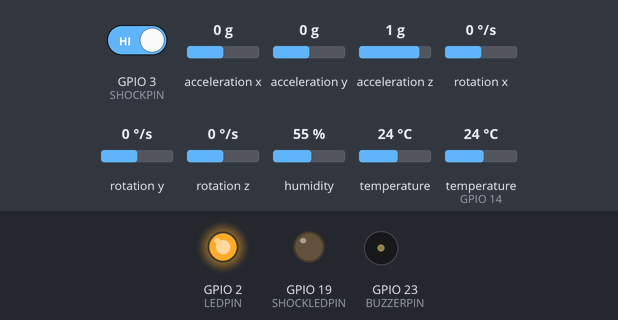
The program below on a simulated ESP32. Parts: output pins drawn as LEDs (lit = HIGH), buzzer (waves = sounding, pin HIGH). Dashed ring = blinking. The inputs (shaded band) are chosen by the test bench; at power-on: GPIO 3 (SHOCKPIN) HIGH, acceleration x 0 g, acceleration y 0 g, acceleration z 1 g, rotation x 0 °/s, rotation y 0 °/s, rotation z 0 °/s, humidity 55 %, temperature 24 °C, temperature (sensor on GPIO 14) 24 °C. WiFi joins after 1.5 s; servers stay silent unless stated; storage starts empty; no MQTT or app messages arrive unless stated; what the program prints to the serial monitor is not drawn.

Above: at 2.7 s.
2.8 s: GPIO 3 (SHOCKPIN) driven LOW
At 3.2 s:
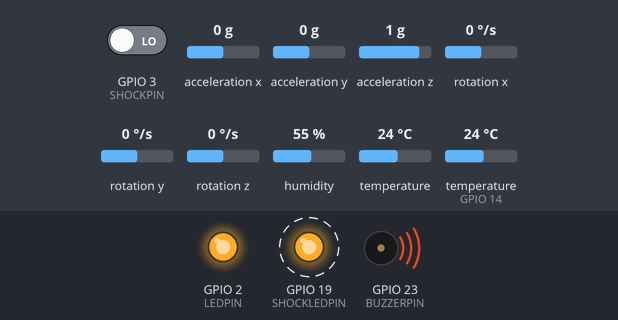
14.3 s: GPIO 3 (SHOCKPIN) driven HIGH
At 14.8 s:
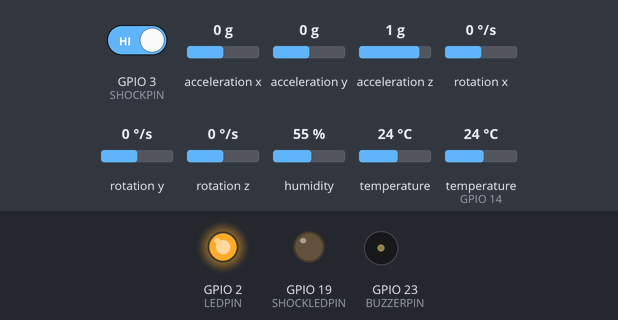
Timing chart, 0 to 17.3 s (numbered marks = the images above; inputs shaded):
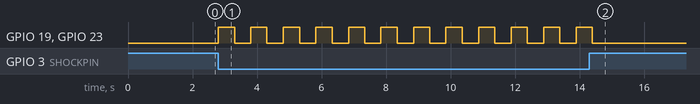

Measured:
- after the input at 2.8 s, GPIO 19 (SHOCKLEDPIN), GPIO 23 (BUZZERPIN): alternates HIGH for 0.50 s and LOW for 0.51 s, starting at once
- after the input at 14.3 s, GPIO 19 (SHOCKLEDPIN), GPIO 23 (BUZZERPIN): goes on until 14.4 s, then stays LOW

The program:

main.cpp
```cpp
#include <Arduino.h>
#include <DHT.h>
#include <WiFi.h>
#include <AsyncTCP.h>
#include <ESPAsyncWebServer.h>
#include <SPIFFS.h>
#include <ArduinoJson.h>
#include <Adafruit_Sensor.h>
#include <Adafruit_MPU6050.h>
#include <PubSubClient.h>

const int DHTPIN = 14; // DHT sensor pin
const int DHTTYPE = DHT22; // DHT 22 (AM2302), AM2321
const int LEDPIN = 2; // Led pin
const int SHOCKLEDPIN = 19; // Shock Led pin
const int BUZZERPIN = 23; // Buzzer sensor pin
const int SHOCKPIN = 3; // Shock sensor pin
bool shockSensorState = 0;
const char* ssid = "Galaxy Note10f6eb";
const char* password = "hzlo7594";
const char* mqtt_server = "192.168.52.253";
//Create WiFiClient object
WiFiClient espClient;
// Create PubSubClient object
PubSubClient client(espClient);
long lastMsg = 0;
char msg[50];
int value = 0;
// Timer variables
unsigned long lastTime = 0;
unsigned long lastTimeTemp = 0;
unsigned long lastTimeAcc = 0;
unsigned long gyroDelay = 10;
unsigned long tempDelay = 2000;
unsigned long accDelay = 200;
// Create AsyncWebServer object on port 80
AsyncWebServer server(80);
// Create an Event Source on /events
AsyncEventSource events("/events");
// Json variable to hold Sensor Readings
StaticJsonDocument<200> docReadings;
// Variable to store the HTTP request
String header;
// MPU6050 sensor
Adafruit_MPU6050 mpu;
// Event variables
sensors_event_t a, g, temp;
// MPU6050 sensor variables
float ax, ay, az;
float gx, gy, gz;
// Gyroscope sensor variables
float gyroXerror = 0.07;
float gyroYerror = 0.03;
float gyroZerror = 0.01;
// DHT sensor
DHT dht(DHTPIN, DHTTYPE);
// DHT sensor variables
float h;
float t;

// Init MPU6050 sensor
void initMPU6050() {
  if (!mpu.begin()) {
    Serial.println("Failed to find MPU6050 chip");
    while (1) {
      delay(10);
    }
  }
  Serial.println("MPU6050 Found!");
}

// Init DHT sensor
void initDHT() {
  dht.begin();
  Serial.println("DHT22 Found!");
}

// Init Shock sensor
void initShock() {
  pinMode(SHOCKPIN, INPUT);
  pinMode(SHOCKLEDPIN, OUTPUT);
  digitalWrite(SHOCKPIN, LOW);
  digitalWrite(SHOCKLEDPIN, LOW);
}

// Init Buzzer sensor
void initBuzzer() {
  pinMode(BUZZERPIN, OUTPUT);
}

// Init buil-in LED
void initLED() {
  pinMode(LEDPIN, OUTPUT);
  digitalWrite(LEDPIN, LOW);
}

// Init SPIFFS
void initSPIFFS() {
  if (!SPIFFS.begin(true)) {
    Serial.println("An Error has occurred while mounting SPIFFS");
    return;
  }
  Serial.println("SPIFFS mounted successfully");
}

// Init WiFi
void initWiFi() {
  Serial.print("Connecting to ");
  Serial.println(ssid);
  // Connect to Wi-Fi network with SSID and password
  WiFi.begin(ssid, password);
  while (WiFi.status() != WL_CONNECTED) {
    delay(500);
    Serial.print(".");
  }
  if (WiFi.status() == WL_CONNECTED) {
      digitalWrite(LEDPIN, HIGH);
  }

  // Print local IP address and start web server
  Serial.println("");
  Serial.println("WiFi connected.");
  Serial.println("IP address: ");
  Serial.println(WiFi.localIP());
  server.begin();
}

void callback(char* topic, byte* payload, unsigned int length) {
  Serial.print("Message arrived on topic: ");
  Serial.print(topic);
  Serial.print(". Message: ");
  String messageTemp;
  for (int i = 0; i < length; i++) {
    Serial.print((char)payload[i]);
    messageTemp += (char)payload[i];
  }
  Serial.println();
}

// Init MQTT
void initMQTT() {
  client.setServer(mqtt_server, 1883);
  client.setCallback(callback);
}

// Reconnect to MQTT
void reconnect() {
  // Loop until we're reconnected
  while (!client.connected()) {
    Serial.println("Attempting MQTT connection...");
    // Attempt to connect
    if (client.connect("ESP32Client")) {
      Serial.println("connected");
      // Subscribe
      client.subscribe("esp32/output");
    } else {
      Serial.print("failed, rc=");
      Serial.print(client.state());
      Serial.println(" try again in 5 seconds");
      // Wait 5 seconds before retrying
      delay(5000);
    }
  }
}

String getGyroReadings() {
  mpu.getEvent(&a, &g, &temp);
  float gyroX_temp = g.gyro.x;
  if(abs(gyroX_temp) > gyroXerror)  {
    gx += gyroX_temp/50.00;
  }
  //gx = g.gyro.x;
  float gyroY_temp = g.gyro.y;
  if(abs(gyroY_temp) > gyroYerror) {
    gy += gyroY_temp/70.00;
  }
  //gy = g.gyro.y;
  float gyroZ_temp = g.gyro.z;
  if(abs(gyroZ_temp) > gyroZerror) {
    gz += gyroZ_temp/90.00;
  }
  //gz = g.gyro.z;
  docReadings["gyroX"] = gx;
  docReadings["gyroY"] = gy;
  docReadings["gyroZ"] = gz;
  String jsonString;
  serializeJson(docReadings, jsonString);
  return jsonString;
}

String getAccReadings() {
  mpu.getEvent(&a, &g, &temp);
  ax = a.acceleration.x;
  ay = a.acceleration.y;
  az = a.acceleration.z;
  docReadings["accX"] = ax;
  docReadings["accY"] = ay;
  docReadings["accZ"] = az;
  String jsonString;
  serializeJson(docReadings, jsonString);
  return jsonString;
}

String getTemperatureReadings() {
  h = dht.readHumidity();
  t = dht.readTemperature();
  docReadings["hum"] = h;
  docReadings["temp"] = t;
  String jsonString;
  serializeJson(docReadings, jsonString);
  return jsonString;
}

void setup() {
  Serial.begin(115200);
  initMPU6050();
  initDHT();
  initShock();
  initBuzzer();
  initLED();
  initSPIFFS();
  initWiFi();
  initMQTT();

  // Send a GET request to <ESP_IP>/get?message=<message>
  server.on("/home", HTTP_GET, [](AsyncWebServerRequest *request){
    request->send(SPIFFS, "/index.html", "text/html");
  });

  // Serves static files
  server.serveStatic("/", SPIFFS, "/");

  server.addHandler(&events);
  server.begin();
}

void loop() {

  if (!client.connected()) {
    reconnect();
  }
  client.loop();

  long currentMillis = millis();
  if (currentMillis - lastMsg > 5000) {
    lastMsg = currentMillis;
    // Publish Temperature
    client.publish("esp32/temperature", docReadings["temp"].as<String>().c_str());
    // Publish Humidity
    client.publish("esp32/humidity", docReadings["hum"].as<String>().c_str());
    // Publish GyroX
    client.publish("esp32/gyroX", docReadings["gyroX"].as<String>().c_str());
    // Publish GyroY
    client.publish("esp32/gyroY", docReadings["gyroY"].as<String>().c_str());
    // Publish GyroZ
    client.publish("esp32/gyroZ", docReadings["gyroZ"].as<String>().c_str());
    // Publish AccX
    client.publish("esp32/accX", docReadings["accX"].as<String>().c_str());
    // Publish AccY
    client.publish("esp32/accY", docReadings["accY"].as<String>().c_str());
    // Publish AccZ
    client.publish("esp32/accZ", docReadings["accZ"].as<String>().c_str());
  }

  if((millis() - lastTime) > gyroDelay) {
    lastTime = millis();
    events.send(getGyroReadings().c_str(), "gyro_readings", millis());
    lastTime = millis();
  }

  if((millis() - lastTimeAcc) > accDelay) {
    lastTimeAcc = millis();
    events.send(getAccReadings().c_str(), "accelerometer_readings", millis());
    lastTimeAcc = millis();
  }

  if((millis() - lastTimeTemp) > tempDelay) {
    lastTimeTemp = millis();
    events.send(getTemperatureReadings().c_str(), "temperature_readings", millis());
    lastTimeTemp = millis();
  }

  shockSensorState = digitalRead(SHOCKPIN);
  Serial.println(shockSensorState);
  if (shockSensorState == LOW){
      digitalWrite(SHOCKLEDPIN,HIGH);
      digitalWrite(BUZZERPIN,HIGH);
      delay(500);
      digitalWrite(SHOCKLEDPIN,LOW);
      digitalWrite(BUZZERPIN,LOW);
      delay(500);
  }
}
```
